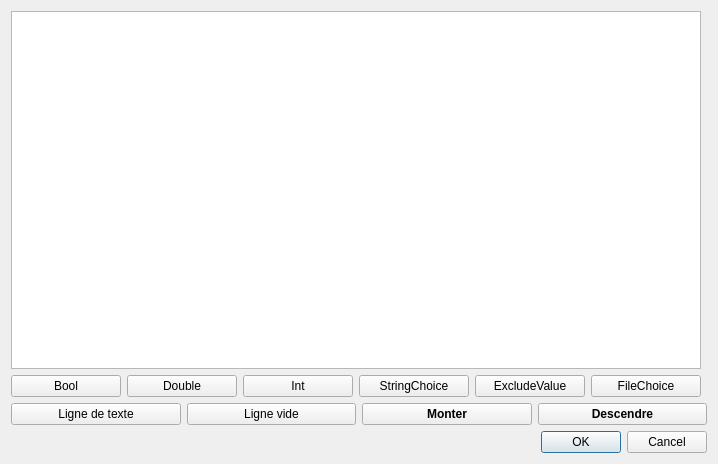
<?xml version="1.0" encoding="UTF-8"?>
<ui version="4.0">
 <class>ParameterModelDialog</class>
 <widget class="QDialog" name="ParameterModelDialog">
  <property name="geometry">
   <rect>
    <x>0</x>
    <y>0</y>
    <width>718</width>
    <height>464</height>
   </rect>
  </property>
  <property name="windowTitle">
   <string>Définition des paramètres</string>
  </property>
  <layout class="QVBoxLayout" name="verticalLayout">
   <item>
    <widget class="QWidget" name="widget" native="true">
     <layout class="QHBoxLayout" name="horizontalLayout">
      <property name="leftMargin">
       <number>0</number>
      </property>
      <property name="topMargin">
       <number>0</number>
      </property>
      <property name="rightMargin">
       <number>0</number>
      </property>
      <property name="bottomMargin">
       <number>0</number>
      </property>
      <item>
       <widget class="QWidget" name="widget_2" native="true">
        <property name="sizePolicy">
         <sizepolicy hsizetype="Preferred" vsizetype="Preferred">
          <horstretch>0</horstretch>
          <verstretch>0</verstretch>
         </sizepolicy>
        </property>
        <layout class="QVBoxLayout" name="verticalLayout_3">
         <property name="leftMargin">
          <number>0</number>
         </property>
         <property name="topMargin">
          <number>0</number>
         </property>
         <property name="rightMargin">
          <number>0</number>
         </property>
         <property name="bottomMargin">
          <number>0</number>
         </property>
         <item>
          <widget class="QTreeView" name="treeView">
           <property name="sizePolicy">
            <sizepolicy hsizetype="Expanding" vsizetype="Expanding">
             <horstretch>0</horstretch>
             <verstretch>0</verstretch>
            </sizepolicy>
           </property>
           <attribute name="headerVisible">
            <bool>false</bool>
           </attribute>
          </widget>
         </item>
         <item>
          <widget class="QWidget" name="widget_3" native="true">
           <layout class="QHBoxLayout" name="horizontalLayout_2">
            <property name="leftMargin">
             <number>0</number>
            </property>
            <property name="topMargin">
             <number>0</number>
            </property>
            <property name="rightMargin">
             <number>0</number>
            </property>
            <property name="bottomMargin">
             <number>0</number>
            </property>
            <item>
             <widget class="QPushButton" name="pb_bool">
              <property name="text">
               <string>Bool</string>
              </property>
             </widget>
            </item>
            <item>
             <widget class="QPushButton" name="pb_double">
              <property name="text">
               <string>Double</string>
              </property>
             </widget>
            </item>
            <item>
             <widget class="QPushButton" name="pb_int">
              <property name="text">
               <string>Int</string>
              </property>
             </widget>
            </item>
            <item>
             <widget class="QPushButton" name="pb_stringchoice">
              <property name="text">
               <string>StringChoice</string>
              </property>
             </widget>
            </item>
            <item>
             <widget class="QPushButton" name="pb_excludevalue">
              <property name="text">
               <string>ExcludeValue</string>
              </property>
             </widget>
            </item>
            <item>
             <widget class="QPushButton" name="pb_filechoice">
              <property name="text">
               <string>FileChoice</string>
              </property>
             </widget>
            </item>
           </layout>
          </widget>
         </item>
        </layout>
       </widget>
      </item>
      <item>
       <widget class="QWidget" name="widgetZone" native="true">
        <property name="sizePolicy">
         <sizepolicy hsizetype="Fixed" vsizetype="Preferred">
          <horstretch>0</horstretch>
          <verstretch>0</verstretch>
         </sizepolicy>
        </property>
       </widget>
      </item>
     </layout>
    </widget>
   </item>
   <item>
    <widget class="QWidget" name="widget_4" native="true">
     <layout class="QHBoxLayout" name="horizontalLayout_3">
      <property name="leftMargin">
       <number>0</number>
      </property>
      <property name="topMargin">
       <number>0</number>
      </property>
      <property name="rightMargin">
       <number>0</number>
      </property>
      <property name="bottomMargin">
       <number>0</number>
      </property>
      <item>
       <widget class="QPushButton" name="pb_text">
        <property name="text">
         <string>Ligne de texte</string>
        </property>
       </widget>
      </item>
      <item>
       <widget class="QPushButton" name="pb_empty">
        <property name="text">
         <string>Ligne vide</string>
        </property>
       </widget>
      </item>
      <item>
       <widget class="QPushButton" name="pb_up">
        <property name="font">
         <font>
          <weight>75</weight>
          <bold>true</bold>
         </font>
        </property>
        <property name="text">
         <string>Monter</string>
        </property>
       </widget>
      </item>
      <item>
       <widget class="QPushButton" name="pb_down">
        <property name="font">
         <font>
          <weight>75</weight>
          <bold>true</bold>
         </font>
        </property>
        <property name="text">
         <string>Descendre</string>
        </property>
       </widget>
      </item>
     </layout>
    </widget>
   </item>
   <item>
    <widget class="QDialogButtonBox" name="buttonBox">
     <property name="orientation">
      <enum>Qt::Horizontal</enum>
     </property>
     <property name="standardButtons">
      <set>QDialogButtonBox::Cancel|QDialogButtonBox::Ok</set>
     </property>
    </widget>
   </item>
  </layout>
 </widget>
 <resources/>
 <connections>
  <connection>
   <sender>buttonBox</sender>
   <signal>accepted()</signal>
   <receiver>ParameterModelDialog</receiver>
   <slot>accept()</slot>
   <hints>
    <hint type="sourcelabel">
     <x>248</x>
     <y>254</y>
    </hint>
    <hint type="destinationlabel">
     <x>157</x>
     <y>274</y>
    </hint>
   </hints>
  </connection>
  <connection>
   <sender>buttonBox</sender>
   <signal>rejected()</signal>
   <receiver>ParameterModelDialog</receiver>
   <slot>reject()</slot>
   <hints>
    <hint type="sourcelabel">
     <x>316</x>
     <y>260</y>
    </hint>
    <hint type="destinationlabel">
     <x>286</x>
     <y>274</y>
    </hint>
   </hints>
  </connection>
 </connections>
</ui>
